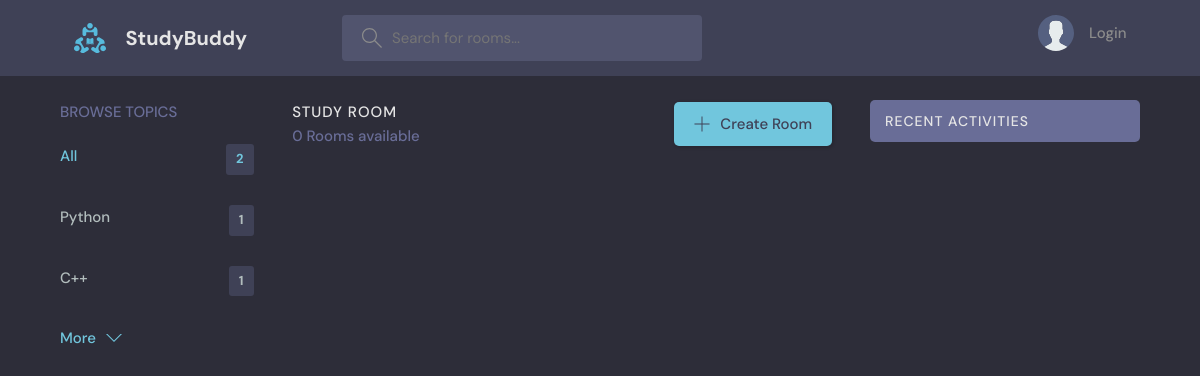
The app's page /?q=Java, older data.
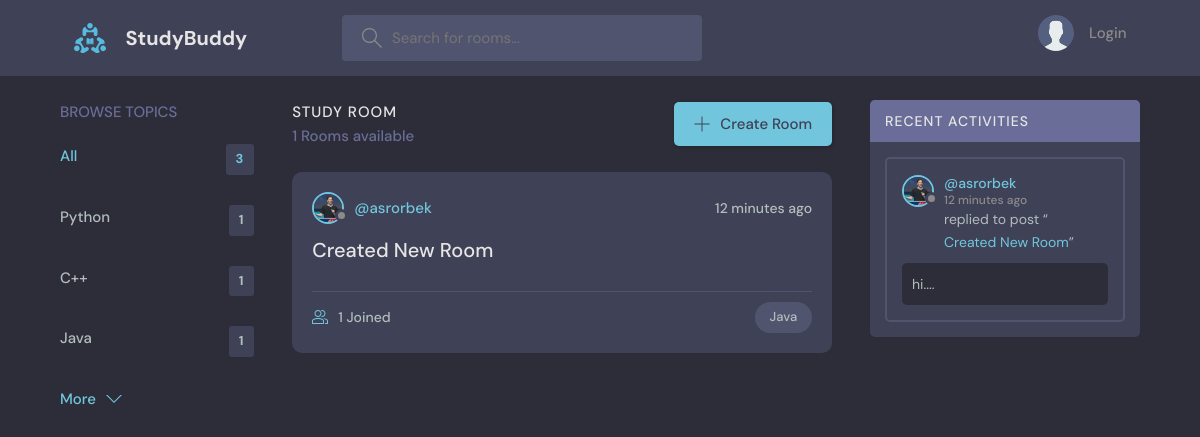
The same page, newer data.
### base/models.py (models this page shows, shortened)
class Topic(models.Model):
  name = models.CharField(max_length=200, default=None)
  class Meta:
    db_table = "Topic"

class Room(models.Model):
  host = models.ForeignKey(User, on_delete=models.CASCADE, default=None)
  topic = models.ForeignKey(Topic, on_delete=models.CASCADE, default=None)
  name = models.CharField(max_length=200, default=None)
  participants = models.ManyToManyField(User, related_name='participants', blank=True)
  description = models.TextField(default=None)
  updated = models.DateTimeField(auto_now=True)
  created = models.DateTimeField(auto_now_add=True)
  class Meta:
    db_table = "Room"
    ordering = ["-created", "-updated"]

class User(AbstractUser):
  name = models.CharField(max_length=200, null=True)
  email = models.EmailField(unique=True, null=True)
  bio = models.TextField(null=True)
  avatar = models.ImageField(null=True, default="avatar.svg")
  USERNAME_FIELD = 'email'
  REQUIRED_FIELDS = []

class Message(models.Model):
  user = models.ForeignKey(User, on_delete=models.CASCADE, default=None)
  room = models.ForeignKey(Room, on_delete=models.CASCADE, default=None)
  body = models.TextField(default=None)
  updated = models.DateTimeField(auto_now=True)
  created = models.DateTimeField(auto_now_add=True)
  class Meta:
    db_table = "Message"
    ordering = ["-created", "-updated"]

### base/views.py (the view)
# urls.py: path("", views.home, name="home"),
def home(request):
  global room_id
  user = User.objects.all()
  q = request.GET.get('q') if request.GET.get('q') != None else ""
  rooms = Room.objects.filter(
    Q(topic__name__icontains=q) |
    Q(description__icontains=q) |
    Q(name__icontains=q) |
    Q(host__username__icontains=q)
  )
  topics = Topic.objects.all()[0:5]
  rooms_count = rooms.count()
  room_messages = Message.objects.filter(Q(room__topic__name__icontains=q))
  return render(request, 'home.html', {
    'rooms': rooms, "topics": topics, "rooms_count": rooms_count, 'room_messages': room_messages
  })

### templates/home.html (shortened to what this page needs)
{% extends 'main.html' %}
{% block content %}
  <main class="layout layout--3">
    <div class="container">
      {% include 'topics_component.html' %}
      <div class="roomList">
        <div class="roomList__header">
          <div>
            <h2>Study Room</h2>
            <p>{{ rooms_count }} Rooms available</p>
          </div>
          <a class="btn btn--main" href="{% url 'create-room' %}">
            <svg version="1.1" xmlns="http://www.w3.org/2000/svg" width="32" height="32" viewBox="0 0 32 32">
              <title>add</title>
              <path
                d="M16.943 0.943h-1.885v14.115h-14.115v1.885h14.115v14.115h1.885v-14.115h14.115v-1.885h-14.115v-14.115z"
              ></path>
            </svg>
            Create Room
          </a>
        </div>
        {% include 'feed_component.html' %}
      </div>
      {% include 'activity_component.html' %}
    </div>
  </main>
{% endblock %}

### templates/topics_component.html
<div class="topics">
  <div class="topics__header">
    <h2>Browse Topics</h2>
  </div>
  <ul class="topics__list">
    <li>
      <a href="{% url 'home' %}" class="active">All <span>{{ topics.count }}</span></a>
    </li>
    {% for topic in topics %}
      <li>
        <a href="{% url 'home' %}?q={{ topic.name }}">{{ topic.name }}<span>{{ topic.room_set.all.count }}</span></a>
      </li>
    {% endfor %}
  </ul>
  <a class="btn btn--link" href="{% url 'topics' %}">
    More
    <svg version="1.1" xmlns="http://www.w3.org/2000/svg" width="32" height="32" viewBox="0 0 32 32">
      <title>chevron-down</title>
      <path d="M16 21l-13-13h-3l16 16 16-16h-3l-13 13z"></path>
    </svg>
  </a>
</div>

### templates/feed_component.html (shortened to what this page needs)
{% for room in rooms %}
  <div class="roomListRoom">
    <div class="roomListRoom__header">
      <a href="{% url 'user-profile' room.host.id %}" class="roomListRoom__author">
        <div class="avatar avatar--small">
          <img src="/static/images/{{ room.host.avatar.url }}"/>
        </div>
        <span>@{{ room.host.username }}</span>
      </a>
      <div class="roomListRoom__actions">
        <span>{{ room.created | timesince }} ago</span>
      </div>
    </div>
    <div class="roomListRoom__content">
      <a href="{% url 'room' room.id %}">{{ room.name }}</a>
    </div>
    <div class="roomListRoom__meta">
      <a href="{% url 'room' room.id %}" class="roomListRoom__joined">
        {{ room.participants.all.count }} Joined
      </a>
      <p class="roomListRoom__topic">{{ room.topic.name }}</p>
    </div>
  </div>
{% endfor %}

### templates/activity_component.html (shortened to what this page needs)
<div class="activities">
  <div class="activities__header">
    <h2>Recent Activities</h2>
  </div>
  {% for message in room_messages %}
  <div class="activities__box">
    <div class="activities__boxHeader roomListRoom__header">
      <a href="{% url 'user-profile' message.user.id %}" class="roomListRoom__author">
        <div class="avatar avatar--small">
          <img src="/static/images/{{ message.user.avatar.url }}"/>
        </div>
        <p>
          @{{ message.user.username }}
          <span>{{ message.created| timesince}} ago</span>
        </p>
      </a>
    </div>
    <div class="activities__boxContent">
      <p>replied to post “<a href="{% url 'room' message.room.id %}">{{ message.room.name }}</a>”</p>
      <div class="activities__boxRoomContent">
        {{ message.body}}....
      </div>
    </div>
  </div>
  {% endfor %}
</div>

Row changes from the older to the newer data that the page shows:
added Topic: name "Java", room_set.all.count "1"
added Room: host.avatar (picture), host.username "asrorbek", created "12 minutes", name "Created New Room", participants.all.count "1", topic.name "Java"
added Message: user.avatar (picture), user.username "asrorbek", created "12 minutes", room.name "Created New Room", body "hi"
Text that changed along with them:
{{ topics.count }}: "2" → "3"
{{ rooms_count }}: "0" → "1"
